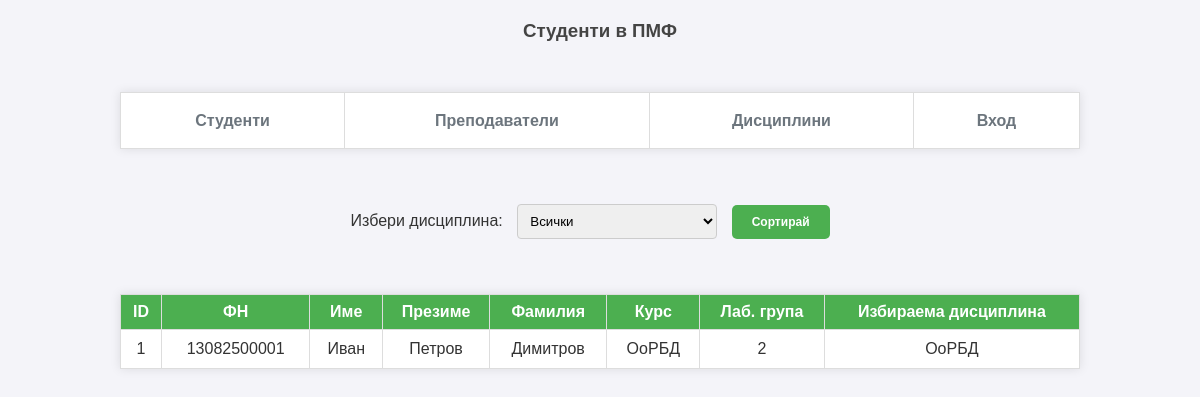
Page /students.php on the committed database.
### tables this page shows
CREATE TABLE `students` (
  `id` int(11) NOT NULL AUTO_INCREMENT,
  `fnum` varchar(11) NOT NULL,
  `fname` varchar(25) NOT NULL,
  `mname` varchar(30) DEFAULT NULL,
  `lname` varchar(50) NOT NULL,
  `course` smallint(6) DEFAULT NULL,
  `lgroup` smallint(6) DEFAULT NULL,
  `course_id` int(11) DEFAULT NULL,
  PRIMARY KEY (`id`),
  KEY `course_id` (`course_id`),
  CONSTRAINT `students_ibfk_1` FOREIGN KEY (`course_id`) REFERENCES `courses` (`id`) ON UPDATE CASCADE
);

CREATE TABLE `courses` (
  `id` int(11) NOT NULL AUTO_INCREMENT,
  `name` varchar(50) DEFAULT NULL,
  PRIMARY KEY (`id`)
);

### students.php (the view, shortened to what this page needs)
<?php
include_once "config.php";
?>
<!DOCTYPE html>
<html>
<head>
	<link rel="stylesheet" type="text/css" href="style.css?ver=<?php echo time(); ?>">
</head>
<body>
    <header>
        <h3 align="center">Студенти в ПМФ</h3>
    </header>
    <nav>
    </nav>
    <main>
        <section class="filter-section">
            <form name="form_course" action="students.php" method="get">
                <label for="courses">Избери дисциплина:</label>
                <select name="courses" id="courses">
                    <option value="0">Всички</option>
                </select>
                <button type="submit">Сортирай</button>
            </form>
        </section>
        <section class="students-section">
            <table class="students-table">
                <thead>
                    <tr>
                        <th>ID</th>
                        <th>ФН</th>
                        <th>Име</th>
                        <th>Презиме</th>
                        <th>Фамилия</th>
                        <th>Курс</th>
                        <th>Лаб. група</th>
                        <th>Избираема дисциплина</th>
                    </tr>
                </thead>
                <tbody>
                    <?php
                    if (isset($_GET['courses']) && $_GET['courses'] != 0) {
                        $result = @mysqli_query($connection, "SELECT students.id, students.fnum, students.fname, students.mname, students.lname, students.lgroup, courses.name AS course_name FROM students JOIN courses ON students.course_id = courses.id WHERE students.course_id = $_GET[courses];");
                    } else {
                        $result = mysqli_query($connection, "SELECT students.id, students.fnum, students.fname, students.mname, students.lname, students.lgroup, courses.name AS course_name FROM students JOIN courses ON students.course_id = courses.id;");
                    }
                    if (mysqli_num_rows($result) > 0) {
                        while ($row_students = mysqli_fetch_array($result)) {
                            echo '<tr>';
                            echo '<td>' . $row_students['id'] . '</td>';
                            echo '<td>' . $row_students['fnum'] . '</td>';
                            echo '<td>' . $row_students['fname'] . '</td>';
                            echo '<td>' . $row_students['mname'] . '</td>';
                            echo '<td>' . $row_students['lname'] . '</td>';
                            echo '<td>' . $row_students['course_name'] . '</td>';
                            echo '<td>' . $row_students['lgroup'] . '</td>';
                            echo '<td>' . $row_students['course_name'] . '</td>';
                            echo '</tr>';
                        }
                    } else {
                        echo '<tr><td colspan="8">Няма записани студенти</td></tr>';
                    }
                    ?>
                </tbody>
            </table>
        </section>
    </main>
</body>
</html>

### style.css (style rules this page uses)
body { font-family: Arial, sans-serif; margin: 0; padding: 0; background-color: #f4f4f9; color: #333; }
h3 { color: #444; text-align: center; margin-top: 20px; }
table { border-collapse: collapse; width: 80%; margin: 20px auto; background-color: #fff; box-shadow: 0 0 10px rgba(0, 0, 0, 0.1); }
th, td { border: 1px solid #ddd; padding: 8px; text-align: center; }
th { background-color: #4CAF50; color: white; text-align: center; }
select, input[type="submit"] { padding: 8px; margin: 5px; border: 1px solid #ccc; border-radius: 4px; }
select { width: 200px; }
.filter-section { text-align: center; margin-right: 20px; }
.filter-section select { margin-left: 10px; }
nav { text-align: center; }
nav a { margin: 0 15px; }
input, button { background-color: #4CAF50; color: #ffffff; border: none; border-radius: 5px; padding: 10px 20px; font-size: 12px; margin-left: 5px; font-weight: bold; cursor: pointer; transition: background-color 0.3s, transform 0.2s; }

### rows in the picture
students: id "1", fnum "13082500001", fname "Иван", mname "Петров", lname "Димитров", course.name "ОоРБД", lgroup "2"
